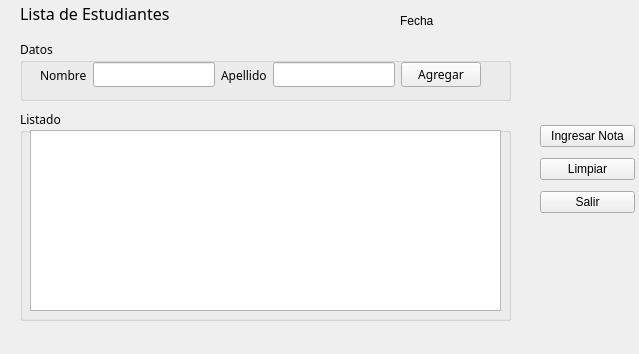
<?xml version="1.0" encoding="UTF-8"?>
<ui version="4.0">
 <class>IngresoA</class>
 <widget class="QWidget" name="IngresoA">
  <property name="geometry">
   <rect>
    <x>0</x>
    <y>0</y>
    <width>639</width>
    <height>354</height>
   </rect>
  </property>
  <property name="windowTitle">
   <string>Ingreso de Estudiantes</string>
  </property>
  <widget class="QGroupBox" name="groupBox">
   <property name="geometry">
    <rect>
     <x>20</x>
     <y>40</y>
     <width>491</width>
     <height>61</height>
    </rect>
   </property>
   <property name="font">
    <font>
     <family>Arial Rounded MT Bold</family>
     <pointsize>9</pointsize>
    </font>
   </property>
   <property name="title">
    <string>Datos</string>
   </property>
   <widget class="QWidget" name="layoutWidget">
    <property name="geometry">
     <rect>
      <x>20</x>
      <y>20</y>
      <width>441</width>
      <height>30</height>
     </rect>
    </property>
    <layout class="QHBoxLayout" name="horizontalLayout">
     <item>
      <widget class="QLabel" name="label">
       <property name="text">
        <string>Nombre</string>
       </property>
      </widget>
     </item>
     <item>
      <widget class="QLineEdit" name="lnnombre"/>
     </item>
     <item>
      <widget class="QLabel" name="label_2">
       <property name="text">
        <string>Apellido</string>
       </property>
      </widget>
     </item>
     <item>
      <widget class="QLineEdit" name="lnapellido"/>
     </item>
     <item>
      <widget class="QPushButton" name="btnagregarE">
       <property name="text">
        <string>Agregar</string>
       </property>
      </widget>
     </item>
    </layout>
   </widget>
  </widget>
  <widget class="QLabel" name="lbfecha">
   <property name="geometry">
    <rect>
     <x>400</x>
     <y>10</y>
     <width>191</width>
     <height>21</height>
    </rect>
   </property>
   <property name="text">
    <string>Fecha</string>
   </property>
  </widget>
  <widget class="QLabel" name="label_4">
   <property name="geometry">
    <rect>
     <x>20</x>
     <y>3</y>
     <width>301</width>
     <height>21</height>
    </rect>
   </property>
   <property name="font">
    <font>
     <family>Arial Rounded MT Bold</family>
     <pointsize>12</pointsize>
     <weight>50</weight>
     <bold>false</bold>
    </font>
   </property>
   <property name="text">
    <string>Lista de Estudiantes</string>
   </property>
  </widget>
  <widget class="QLabel" name="label_5">
   <property name="geometry">
    <rect>
     <x>60</x>
     <y>140</y>
     <width>47</width>
     <height>13</height>
    </rect>
   </property>
   <property name="font">
    <font>
     <family>Arial Rounded MT Bold</family>
     <pointsize>9</pointsize>
    </font>
   </property>
   <property name="text">
    <string/>
   </property>
  </widget>
  <widget class="QGroupBox" name="groupBox_2">
   <property name="geometry">
    <rect>
     <x>20</x>
     <y>110</y>
     <width>491</width>
     <height>211</height>
    </rect>
   </property>
   <property name="font">
    <font>
     <family>Arial Rounded MT Bold</family>
     <pointsize>9</pointsize>
    </font>
   </property>
   <property name="title">
    <string>Listado</string>
   </property>
   <widget class="QTableWidget" name="tblista">
    <property name="geometry">
     <rect>
      <x>10</x>
      <y>20</y>
      <width>471</width>
      <height>181</height>
     </rect>
    </property>
   </widget>
  </widget>
  <widget class="QWidget" name="layoutWidget">
   <property name="geometry">
    <rect>
     <x>540</x>
     <y>120</y>
     <width>95</width>
     <height>100</height>
    </rect>
   </property>
   <layout class="QVBoxLayout" name="verticalLayout">
    <item>
     <widget class="QPushButton" name="btnIngresoN">
      <property name="text">
       <string>Ingresar Nota</string>
      </property>
     </widget>
    </item>
    <item>
     <widget class="QPushButton" name="btnnew">
      <property name="text">
       <string>Limpiar</string>
      </property>
     </widget>
    </item>
    <item>
     <widget class="QPushButton" name="btnsalire">
      <property name="text">
       <string>Salir</string>
      </property>
     </widget>
    </item>
   </layout>
  </widget>
 </widget>
 <resources/>
 <connections/>
</ui>
